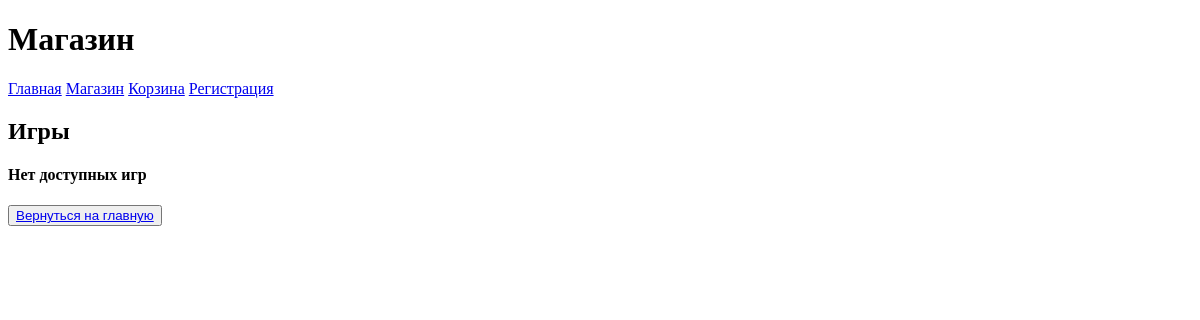
/shop/, run on an earlier commit of the app's database.
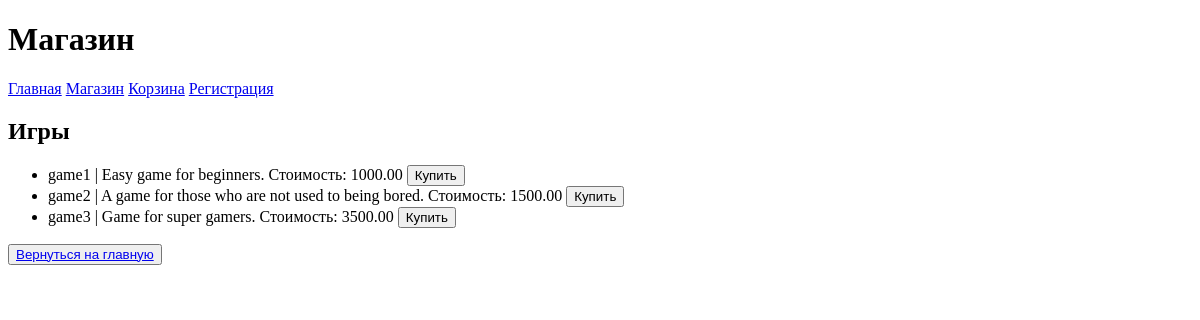
And on a later commit of the database.
### task1/models.py (models this page shows)
class Game(models.Model):
    title = models.CharField(max_length=200)
    cost = models.DecimalField(max_digits=10, decimal_places=2)
    size = models.DecimalField(max_digits=10, decimal_places=2)
    description = models.TextField()
    age_limited = models.BooleanField(default=False)
    buyer = models.ManyToManyField(Buyer, related_name='games')

### task1/views.py (the view)
# urls.py: path('shop/', shop, name='shop'),
def shop(request):
    games = Game.objects.all()
    context = {'games': games}
    return render(request, 'shop.html', context)

### templates/shop.html
{% extends './menu.html' %}
{% block pagename %}
    <h1>Магазин</h1>
{% endblock %}
{% block content %}
    <h2>Игры</h2>
{% if games %}
    <ul>
        {% for game in games %}
        <li>{{ game.title }} | {{ game.description }}. Стоимость: {{ game.cost }}
            <button>Купить</button>
        </li>
        {% endfor %}
    </ul>
{% else %}
    <h4>Нет доступных игр</h4>
{% endif %}
<button><a href="/" >Вернуться на главную</a></button>
{% endblock %}

### templates/menu.html (shortened to what this page needs)
<!DOCTYPE html>
<html lang="en">
<head>
</head>
<body>
    <header>
        {% block pagename %}{% endblock %}
    </header>
    <main>
        {% block menu %}
        <nav>
            <a href="/">Главная</a>
            <a href="/shop/">Магазин</a>
            <a href="/cart/">Корзина</a>
            <a href="/form/">Регистрация</a>
        </nav>
        {% endblock %}
        {% block content %}
        {% endblock %}
    </main>
</body>
</html>

What changed in the data, as far as the page shows it:
added Game: title "game1", description "Easy game for beginners", cost "1000.00"
added Game: title "game2", description "A game for those who are not used to being bored", cost "1500.00"
added Game: title "game3", description "Game for super gamers", cost "3500.00"
Also different on the page:
text no longer shown: "Нет доступных игр"
